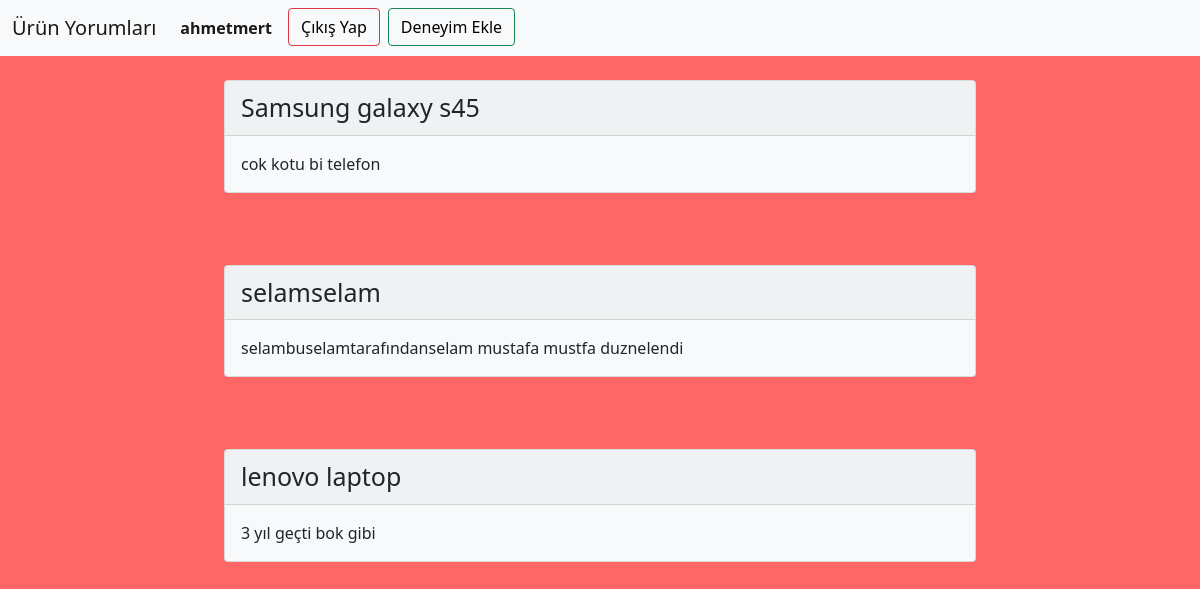
Page /anasayfa.php (signed in) on the committed database.
### tables this page shows
CREATE TABLE `deneyim` (
  `iddeneyim` int(11) NOT NULL,
  `iduye` int(11) NOT NULL,
  `urunadi` varchar(100) NOT NULL,
  `deneyim` varchar(1000) NOT NULL
);

### anasayfa.php (the view, shortened to what this page needs)
<?php require_once 'controllers/authController.php';    ?>
<!DOCTYPE html>
<html lang="en">
<head>
    <link href="https://cdn.jsdelivr.net/npm/bootstrap@5.0.1/dist/css/bootstrap.min.css" rel="stylesheet">
</head>
<body style="background-color: #FF6666;">
    <nav class="navbar navbar-expand-lg navbar-light bg-light">
        <div class="container-fluid">
            <a class="navbar-brand" href="#">Ürün Yorumları</a>
            <div class="collapse navbar-collapse" id="navbarSupportedContent">
                <ul class="navbar-nav me-auto mb-2 mb-lg-0">
                    <li class="nav-item me-2">
                        <a class="nav-link active" name="profil-btn" href="profil.php" aria-current="page"><strong><?php echo $_SESSION['username'] ?></strong></a>
                    </li>
                    <li class="nav-item me-2">
                        <a class="btn btn-outline-danger"  aria-current="page" style="color: black;" href="anasayfa.php?logout=1">Çıkış Yap</a>
                    </li>
                    <li class="nav-item">
                        <a class="btn btn-outline-success" name="deneyimekle-btn" href="deneyimekle.php" aria-current="page" style="color: black;">Deneyim Ekle</a>
                    </li>
                </ul>
            </div>
        </div>
    </nav>
    <?php $sql = "SELECT * FROM deneyim";
    $stmt = $conn->prepare($sql);
    $stmt->execute();
    $result = $stmt->get_result(); ?>
    <?php while($row = $result->fetch_assoc()):?>
        <br>
        <div class="card text-black bg-light mb-5 mx-auto" role="alert" style="max-width: 47rem;">
            <div class="card-header"><span style="font-size:25px"><?php echo $row['urunadi'] ?></span></div>
            <div class="card-body">
                <p class="card-text"><?php echo $row['deneyim'] ?></p>
            </div>
        </div>
    <?php endwhile; ?>
</body>
</html>

### rows in the picture
deneyim: urunadi "Samsung galaxy s45", deneyim "cok kotu bi telefon"
deneyim: urunadi "selamselam", deneyim "selambuselamtarafındanselam mustafa mustfa duznelendi"
deneyim: urunadi "lenovo laptop", deneyim "3 yıl geçti bok gibi"

### other values in the picture
$_SESSION['username'] "ahmetmert"
